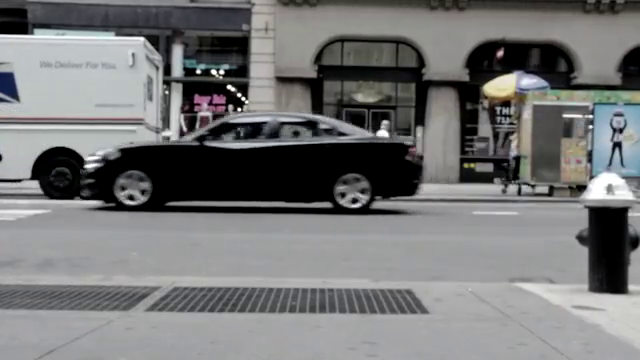
#> input picture frame 32 of people.mp4, 640 x 360 px
$ python motion_extraction.py
#> lines starting #> are read from the running program, lines starting #| are printed output that depends on the picture
from optparse import make_option
import cv2
import numpy as np

def save_optical_flow(flow):
    videoname='people'
    np.savetxt('flow.csv',flow,delimiter=",")


def lucas_kanade_method(video_path):
#> called with video_path = 'people.mp4'
    cap = cv2.VideoCapture(video_path)
    # params for ShiTomasi corner detection
    fps = cap.get(cv2.CAP_PROP_FPS)
    timestamps = [cap.get(cv2.CAP_PROP_POS_MSEC)]
    calc_timestamps = [0.0]


    feature_params = dict(maxCorners=100, qualityLevel=0.3, minDistance=7, blockSize=7)
    # Parameters for lucas kanade optical flow
    lk_params = dict(
        winSize=(15, 15),
        maxLevel=2,
        criteria=(cv2.TERM_CRITERIA_EPS | cv2.TERM_CRITERIA_COUNT, 10, 0.03),
    )
    # Create some random colors
    color = np.random.randint(0, 255, (100, 3))
    # Take first frame and find corners in it
    ret, old_frame = cap.read()
#> old_frame is the input picture: shape (360, 640, 3); mean B, G, R 118.4, 118, 117.6
    old_gray = cv2.cvtColor(old_frame, cv2.COLOR_BGR2GRAY)
    p0 = cv2.goodFeaturesToTrack(old_gray, mask=None, **feature_params)
#> p0 = 19 rows, first 8: [221, 73], [240, 110], [239, 95], [198, 73], [228, 87], [213, 71], [85, 165], [230, 106]
    # Create a mask image for drawing purposes
    mask = np.zeros_like(old_frame)
    optical_flow=[]

    idx = 0
    while True:

        ret, frame = cap.read()
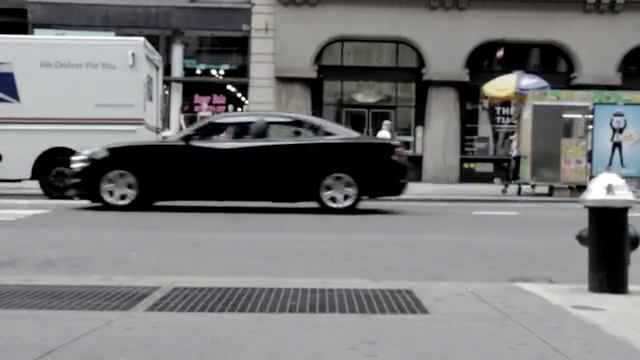
#> input picture frame 33 of people.mp4, 640 x 360 px
#> frame is the input picture: shape (360, 640, 3); mean B, G, R 118.6, 118.2, 117.8
        if not ret:
            break
        frame_gray = cv2.cvtColor(frame, cv2.COLOR_BGR2GRAY)
        # calculate optical flow
        p1, st, err = cv2.calcOpticalFlowPyrLK(
            old_gray, frame_gray, p0, None, **lk_params
        )
#> p1 = 19 rows, first 8: [220.9, 73.01], [240, 109.8], [239, 95.04], [198, 73], [228, 87.07], [212.9, 71], [71.34, 164.5], [230, 105.9]; st = 19 values from 1 to 1; err = 19 values, max 35.68 at index 18, min 0.00972 at index 3, mean 6.75


        # If no flow, look for new points
        if p1 is None:

            old_gray = cv2.cvtColor(old_frame, cv2.COLOR_BGR2GRAY)

            p0 = cv2.goodFeaturesToTrack(old_gray, mask=None, **feature_params)

            # Get rid of old lines
            mask = np.zeros_like(old_frame)

            cv2.imshow('frame', frame)
        else:
        # Select good points
            time = cap.get(cv2.CAP_PROP_POS_MSEC)
            good_new = p1[st == 1]
#> good_new has the same summary as p1
            good_old = p0[st == 1]
#> good_old has the same summary as p0
            # draw the tracks

            for i, (new, old) in enumerate(zip(good_new, good_old)):
                a, b = new.ravel()
                c, d = old.ravel()
                optical_flow.append([int(idx),time,a,b])
                mask = cv2.line(mask, (int(a),int (b)), (int(c),int(d)), color[i].tolist(), 2)
                frame = cv2.circle(frame, (int(a),int(b) ), 5, color[i].tolist(), -1)
#> this loop made 19 passes
#> (a, b, c, d) on passes 1 to 12: (220.9, 73.01, 221, 73), (240, 109.8, 240, 110), (239, 95.04, 239, 95), (198, 73, 198, 73), (228, 87.07, 228, 87), (212.9, 71, 213, 71), (71.34, 164.5, 85, 165), (230, 105.9, 230, 106), (501, 114, 501, 114), (31.97, 177, 32, 177), (590.9, 125, 591, 125), (617.9, 144, 618, 144)
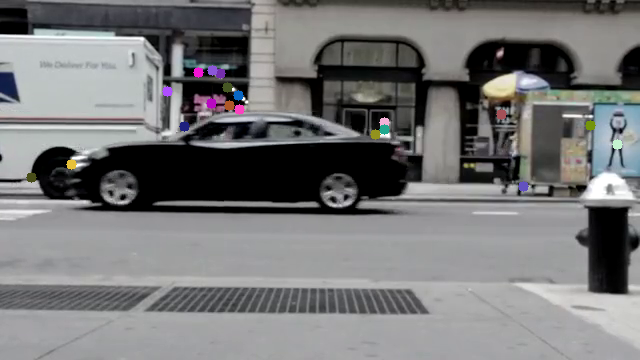
#> frame: shape (360, 640, 3); mean B, G, R 118.8, 118.2, 118
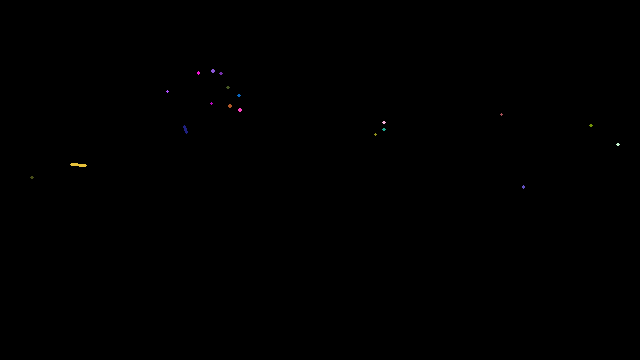
#> mask: shape (360, 640, 3); mean of channels 0, 1, 2 0.1, 0.1, 0.1; drawn as B, G, R
#> after the loop, optical_flow = 19 items, first 6: [0, 1320, 220.9, 73.01], [0, 1320, 240, 109.8], [0, 1320, 239, 95.04], [0, 1320, 198, 73], [0, 1320, 228, 87.07], [0, 1320, 212.9, 71]
            img = cv2.add(frame, mask)
            cv2.imwrite("frame.jpg", img)
            k = cv2.waitKey(25) & 0xFF
#> (key Esc is pressed here)
            if k == 27:
                break
            if k == ord("c"):
                mask = np.zeros_like(old_frame)
            # Now update the previous frame and previous points
            old_gray = frame_gray.copy()
            p0 = good_new.reshape(-1, 1, 2)

        idx +=1
    return optical_flow
    #save_optical_flow(flow)

    cap.release()
def main():

    path = 'people.mp4'

    flow=lucas_kanade_method(path)
#> flow has the same summary as optical_flow in lucas_kanade_method
    print(flow)
#> (printed output is left out)
    save_optical_flow(flow)


if __name__ == "__main__":
    main()

$ run again, starting later in the video
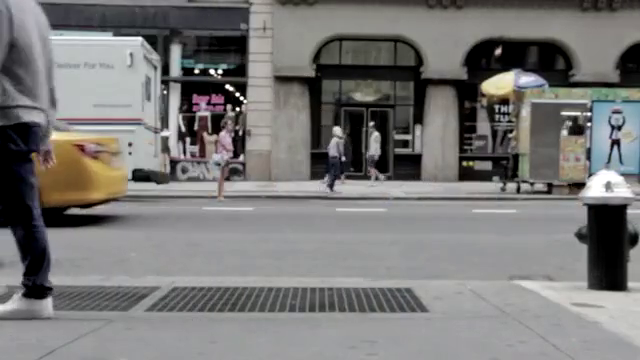
#> input picture frame 145 of people.mp4, 640 x 360 px
#> in lucas_kanade_method, old_frame is the input picture: shape (360, 640, 3); mean B, G, R 119, 120.1, 121.1
#> p0 = 15 rows, first 8: [238, 95], [239, 108], [219, 73], [196, 70], [226, 86], [211, 71], [229, 106], [500, 112]
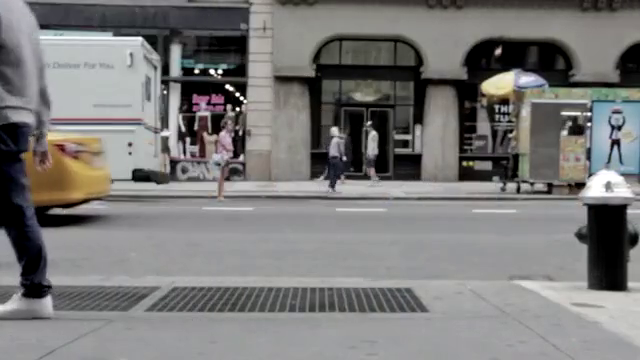
#> input picture frame 146 of people.mp4, 640 x 360 px
#> in lucas_kanade_method, frame is the input picture: shape (360, 640, 3); mean B, G, R 120.5, 121.5, 122.3
#> p1 has the same summary as p0; st = [1, 1, 1, 1, 1, 1, 1, 1, 1, 1, 1, 1, 1, 1, 1]; err = [0, 0.00736, 0, 0.0718, 0, 0.000139, 0.111, 0.762, 20.99, 0.000278, 0.526, 5.04, 0.827, 0.78, 0]
#> good_new has the same summary as p0
#> good_old has the same summary as p0
#> the loop in lucas_kanade_method, `for i, (new, old) in enumerate(zip(good_new, good_old)):` made 15 passes
#> (a, b, c, d) on passes 1 to 8: (238, 95, 238, 95), (239, 108, 239, 108), (219, 73, 219, 73), (196, 70, 196, 70), (226, 86, 226, 86), (211, 71, 211, 71), (229, 106, 229, 106), (500, 112, 500, 112)
#> after the loop in lucas_kanade_method, `for i, (new, old) in enumerate(zip(good_new, good_old)):`:
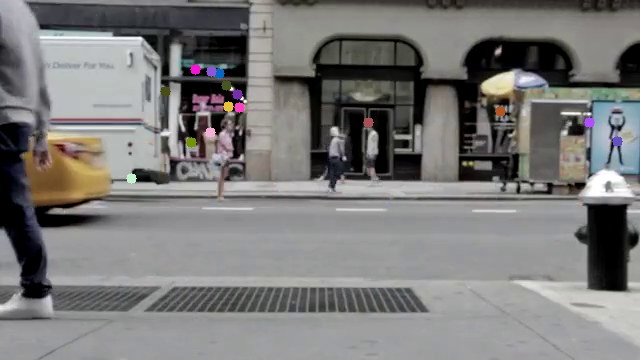
#> frame: shape (360, 640, 3); mean B, G, R 120.8, 121.5, 122.7
#> after the loop in lucas_kanade_method, `for i, (new, old) in enumerate(zip(good_new, good_old)):`: optical_flow = 15 items, first 6: [0, 5840, 238, 95], [0, 5840, 239, 108], [0, 5840, 219, 73], [0, 5840, 196, 70], [0, 5840, 226, 86], [0, 5840, 211, 71]
#> flow has the same summary as optical_flow in lucas_kanade_method
#> (printed output is left out)

$ run again, starting later in the video
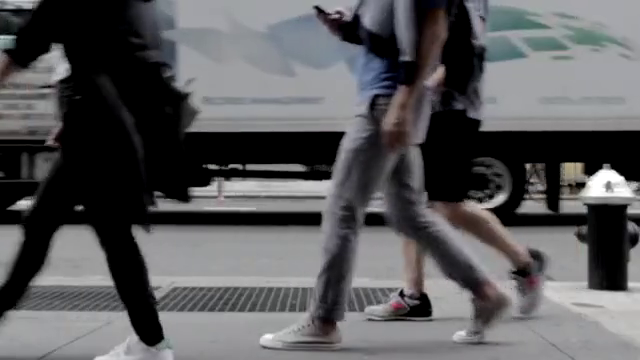
#> input picture frame 258 of people.mp4, 640 x 360 px
#> in lucas_kanade_method, old_frame is the input picture: shape (360, 640, 3); mean B, G, R 92.1, 90.2, 90.3
#> p0 = 68 rows, first 8: [527, 166], [582, 183], [629, 211], [343, 134], [244, 166], [402, 291], [625, 288], [609, 183]
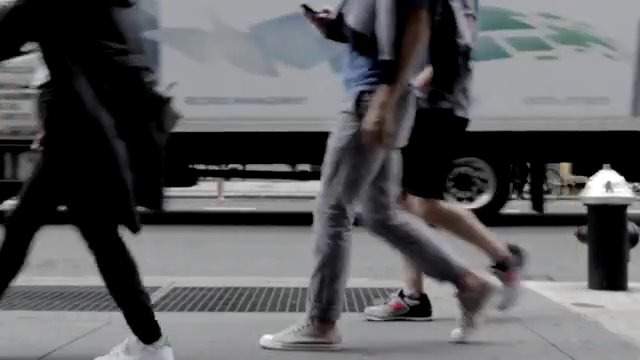
#> input picture frame 259 of people.mp4, 640 x 360 px
#> in lucas_kanade_method, frame is the input picture: shape (360, 640, 3); mean B, G, R 93.2, 91.2, 91.2
#> p1 = 68 rows, first 8: [511, 191.3], [581.8, 183.4], [628.8, 211.4], [328.5, 134], [243.9, 166.2], [401.7, 291.3], [625, 288], [609, 183]; st = 68 values, max 1 at index 0, min 0 at index 10, mean 0.956; err = 68 values, max 50.2 at index 43, min -8.91e-17 at index 10, mean 10.19
#> good_new = 65 pairs, first value 15.2 to 634.3, second value 6.55 to 336.7
#> good_old = 65 pairs, first value 32 to 635, second value 8 to 339
#> the loop in lucas_kanade_method, `for i, (new, old) in enumerate(zip(good_new, good_old)):` made 65 passes
#> (a, b, c, d) on passes 1 to 8: (511, 191.3, 527, 166), (581.8, 183.4, 582, 183), (628.8, 211.4, 629, 211), (328.5, 134, 343, 134), (243.9, 166.2, 244, 166), (401.7, 291.3, 402, 291), (625, 288, 625, 288), (609, 183, 609, 183)
#> after the loop in lucas_kanade_method, `for i, (new, old) in enumerate(zip(good_new, good_old)):`:
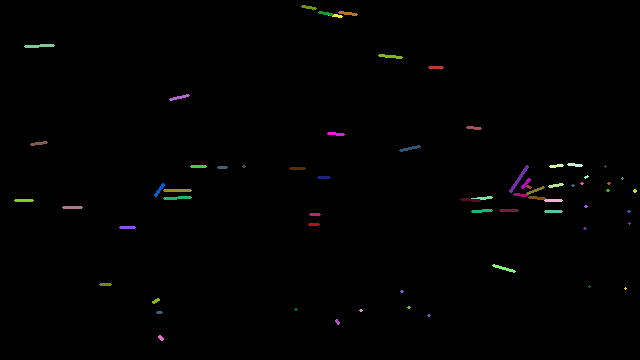
#> mask: shape (360, 640, 3); mean of channels 0, 1, 2 1.1, 1.3, 1.3; drawn as B, G, R
#> after the loop in lucas_kanade_method, `for i, (new, old) in enumerate(zip(good_new, good_old)):`: optical_flow = 65 items, first 6: [0, 10360, 511, 191.3], [0, 10360, 581.8, 183.4], [0, 10360, 628.8, 211.4], [0, 10360, 328.5, 134], [0, 10360, 243.9, 166.2], [0, 10360, 401.7, 291.3]
#> flow has the same summary as optical_flow in lucas_kanade_method
#> (printed output is left out)
